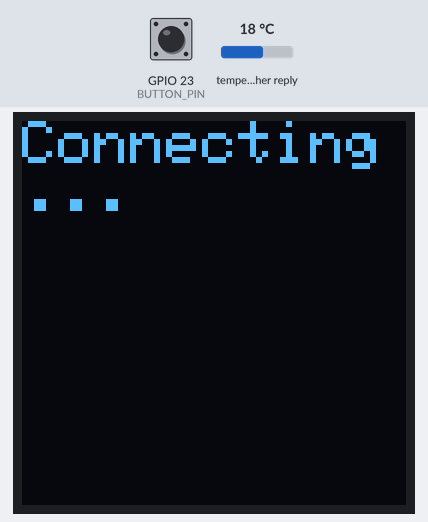
Bench run of a sketch on a simulated ESP32. Parts: 128×128 one-colour display. Inputs (shaded band) come from the test bench; at power-on: GPIO 23 (BUTTON_PIN) HIGH, temperature in the weather reply 18 °C. WiFi joins after 1.5 s; servers stay silent unless stated; web services answer with replies made up by the test bench; what the sketch prints to the serial monitor is not drawn.

Above: at 1.74 s.
3.0 s: GPIO 23 (BUTTON_PIN) pulled LOW for 0.15 s
At 4.4 s:
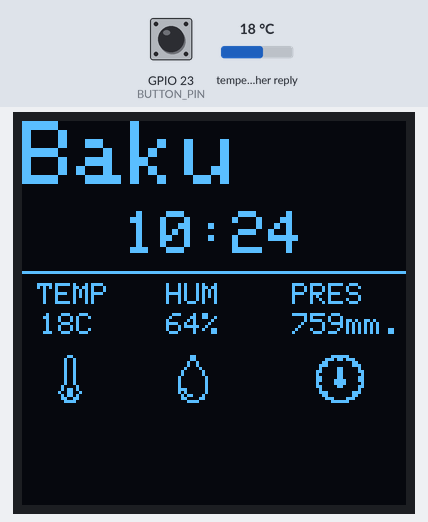
5.1 s: GPIO 23 (BUTTON_PIN) pulled LOW for 1 s
At 6.1 s:
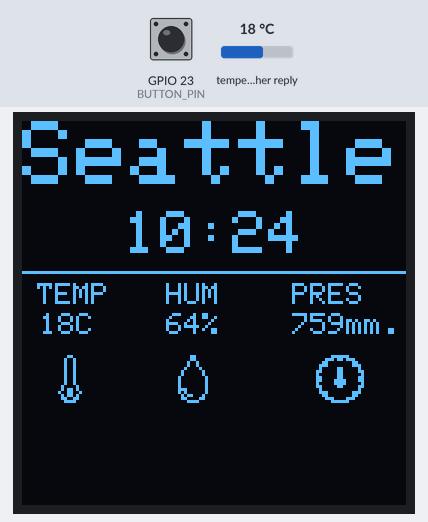
7.6 s: GPIO 23 (BUTTON_PIN) pulled LOW for 0.15 s
At 9.2 s:
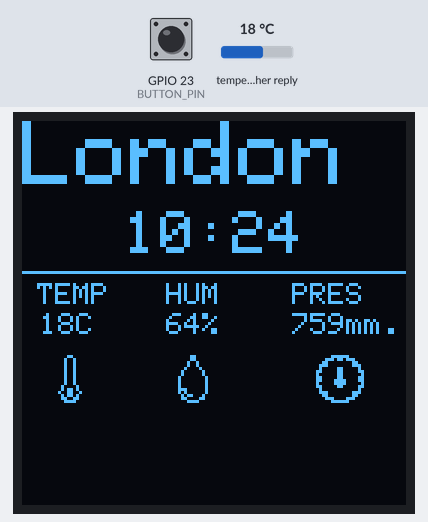
9.7 s: GPIO 23 (BUTTON_PIN) pulled LOW for 3.2 s
At 10.7 s:
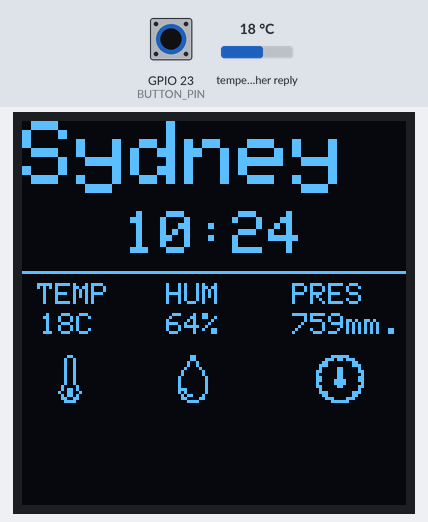
14.4 s: GPIO 23 (BUTTON_PIN) pulled LOW for 0.15 s
At 15.5 s:
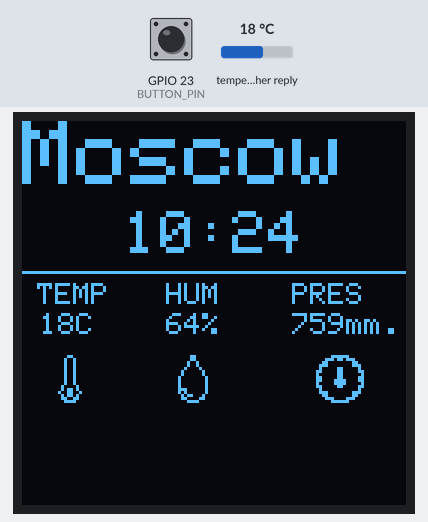
Timing chart, 0 to 17.4 s (numbered marks = the images above; inputs shaded):
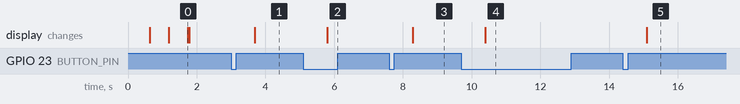

Measured:
- after the input at 3.0 s, the display: changes after 0.69 s (image 1)
- after the input at 5.1 s, the display: changes after 0.69 s (image 2)
- after the input at 7.6 s, the display: changes after 0.69 s (image 3)
- after the input at 9.7 s, the display: changes after 0.69 s (image 4)
- after the input at 14.4 s, the display: changes after 0.69 s (image 5)

The sketch:

OpenWeatherMapEsp32.ino
```cpp
#include <Wire.h>
#include <Adafruit_GFX.h>
#include <Adafruit_SH110X.h>
#include <Adafruit_GFX.h>
#include <Adafruit_SSD1306.h>
#include <WiFi.h>
#include <HTTPClient.h>
#include <ArduinoJson.h>
#define SCREEN_WIDTH 128
#define SCREEN_HEIGHT 64
#define BTN_DEB 50
#define BUTTON_PIN 23
Adafruit_SH1107 display = Adafruit_SH1107(128, 128, &Wire);
const char* ssid = "WiFi ssid";
const char* password = "WiFi password";
const char* API_KEY = "OpenWeatherMap api key";
const unsigned char thermometer [] PROGMEM = {
	0x01, 0x80, 0x02, 0x40, 0x02, 0x40, 0x02, 0x40, 0x02, 0x40, 0x02, 0x40, 0x02, 0x40, 0x02, 0x40,
	0x02, 0x40, 0x02, 0x40, 0x04, 0x20, 0x05, 0xa0, 0x09, 0x90, 0x05, 0xa0, 0x06, 0x60, 0x03, 0xc0
};
const unsigned char drop [] PROGMEM = {
	0x01, 0x80, 0x01, 0x80, 0x02, 0x40, 0x02, 0x40, 0x04, 0x20, 0x08, 0x10, 0x08, 0x10, 0x10, 0x08,
	0x10, 0x08, 0x10, 0x08, 0x10, 0x08, 0x1c, 0x08, 0x14, 0x08, 0x0b, 0x10, 0x0c, 0x30, 0x03, 0xc0
};
const unsigned char barometer [] PROGMEM = {
	0x07, 0xe0, 0x1d, 0xb8, 0x30, 0x0c, 0x70, 0x0e, 0x41, 0x82, 0xc1, 0x83, 0x81, 0x81, 0xc1, 0x83,
	0xc3, 0xc3, 0x83, 0xc1, 0xc1, 0x83, 0x40, 0x02, 0x70, 0x0e, 0x30, 0x0c, 0x1c, 0x38, 0x07, 0xe0
};
const char* cities[] ={
  "Moscow",
  "Baku",
  "Seattle",
  "London",
  "Sydney"
};
int currentCity = 0;
static bool pState = false;
long tmr;
void setup() {
  // put your setup code here, to run once:
  Serial.begin(9600);
  Wire.begin(21,22);
  Wire.setClock(40000);

  WiFi.begin(ssid, password);
  Serial.print("Connecting WiFi");
  display.begin(0x3C, true);
  display.clearDisplay();
  display.setTextSize(2);
  display.setTextColor(SSD1306_WHITE);
  display.print("Connecting");
  display.display();
  while (WiFi.status() != WL_CONNECTED) {
    delay(500);
    Serial.print(".");
    display.print(".");
    display.display();
  }
  Serial.println("WiFi connected");
  pinMode(BUTTON_PIN, INPUT_PULLUP);
  display.clearDisplay();
  display.display();
}

void loop() {
  // put your main code here, to run repeatedly:
  if (buttonClick()){
    Serial.println("Btn Click");
    currentCity++;
    currentCity = (currentCity > 4 ? 0 : currentCity);
    getResponce(cities[currentCity]);
  }
}
void getResponce(String city){
  HTTPClient http;
  String url = String("http://api.openweathermap.org/data/2.5/weather?q=") + city + "&appid=" + API_KEY + "&units=metric";
  http.begin(url);
  int httpCode = http.GET();
  if (httpCode == 200){
    String payload = http.getString();
    Serial.println(payload);
    StaticJsonDocument<1024> json;
    deserializeJson(json, payload);
    int temp = json["main"]["temp"];
    int press = json["main"]["pressure"];
    int humi = json["main"]["humidity"];
    long dt = json["dt"];
    long timezone = json["timezone"];
    long localtime = timezone+dt;
    int hours = (localtime % 86400L) / 3600;
    int minutes = ((localtime % 86400L)-(hours * 3600))/60;
    char timeStr[6];
    sprintf(timeStr, "%02d:%02d", hours, minutes);
    press = press * 0.75;
    http.end();
    drawScreen(city, timeStr, temp, press, humi);

  }
  else {
    Serial.print("Error: ");
    Serial.println(httpCode);
  }
}
void drawScreen(String city, String time, int temp, int press, int humi){
  display.clearDisplay();
  int16_t x1, y1, x2, y2;
  uint16_t h, w, h1, w1;

  display.setTextSize(3);
  display.setCursor(0, 0);
  display.println(city);


  display.setTextSize(2);

  display.getTextBounds(time, 0, 0, &x1, &y1, &w, &h);
  display.setCursor(display.width()/2 - w/2, 30);
  display.println(time);


  display.drawLine(0, 50, 127, 50, SSD1306_WHITE);


  display.setTextSize(1);
  display.setCursor(5, 54);
  display.println("TEMP");
  display.setCursor(5, 64);
  String _temp = "TEMP";
  display.getTextBounds(_temp, 0, 0, &x1, &y1, &w, &h);
  display.getTextBounds(String(temp), 0, 0, &x2, &y2, &w1, &h1);
  display.setCursor(w/2 - w1/2, 64);
  display.print(temp);
  display.print("C");


  display.setCursor(48, 54);
  display.println("HUM");
  display.setCursor(48, 64);
  display.print(humi);
  display.print("%");


  display.setCursor(90, 54);
  display.println("PRES");
  display.setCursor(90, 64);
  display.print(press);
  display.print("mm.");


  display.drawBitmap(8,78, thermometer, 16,16,SSD1306_WHITE);
  display.drawBitmap(49,78, drop, 16,16,SSD1306_WHITE);
  display.drawBitmap(98,78, barometer, 16,16,SSD1306_WHITE);

  display.display();
}
bool buttonClick(){
    bool state = !digitalRead(BUTTON_PIN);
    if (state && !pState && millis() - tmr  > 50){
      pState = true;
      tmr = millis();
      return true;
    }
    if (!state && pState){
      pState = false;
      return false;
    }
    return false;
}
```
